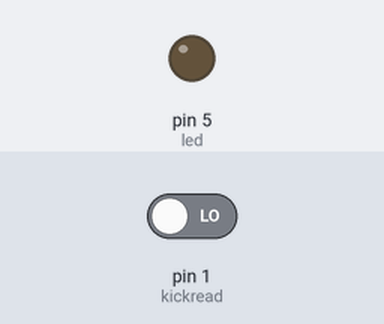
A sketch run on a simulated Arduino Uno, built with avr-gcc and run on an emulated ATmega328P. Parts: output pins drawn as LEDs (lit = HIGH). The test bench sets the inputs (shaded band); at power-on: pin 1 (kickread) LOW. Pins used as bus, display or sensor lines are not drawn.

Above: at 0.1 s.
At 0.7 s:
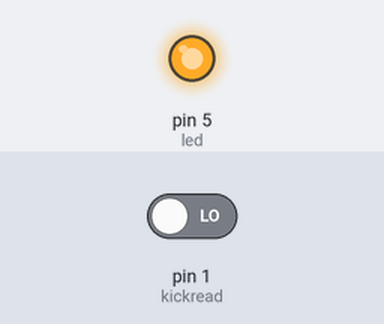
Timing chart, 0 to 2.2 s (numbered marks = the images above):
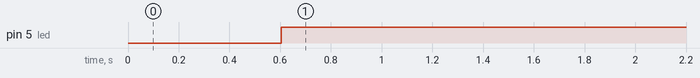

Measured:
- by itself, pin 5 (led): LOW → HIGH at 0.60 s

The sketch:

wdt_main.ino
```cpp
#define led  5
#define kickread 1
#define rst 0

unsigned char highcount = 0;
unsigned char lowcount = 0;
bool rstFlg = 0;
void setup(){
  pinMode(kickread,INPUT);
  pinMode(rst,OUTPUT);
  pinMode(led,OUTPUT);
}
void loop(){
  digitalWrite(rst,HIGH);
  if(rstFlg){
    digitalWrite(led,HIGH);
  }else{
    digitalWrite(led,LOW);
  }

  if(digitalRead(kickread)==HIGH){
    highcount++;
    lowcount = 0;
  }else{
    lowcount++;
    highcount = 0;
  }
  if(highcount>100 || lowcount>100){
    digitalWrite(rst,LOW);
    rstFlg=1;
    delay(1);
    digitalWrite(rst,HIGH);
    delay(500);
    lowcount = 0;
    highcount = 0;
  }
  delay(1);
}

/*#define led  4
#define kickread 1
#define kick 3
int highcount = 0;
int lowcount = 0;
void setup(){
  pinMode(kickread,INPUT);
  pinMode(kick,OUTPUT);//led
  pinMode(led,OUTPUT);
}
void loop(){
  delay(1);
  if(digitalRead(kickread)==HIGH){
    digitalWrite(led,HIGH);
    highcount++;
    lowcount = 0;
  }else{
    digitalWrite(led,LOW);
    lowcount++;
    highcount = 0;
  }
  if(highcount>100 || lowcount>100){
    digitalWrite(kick,LOW);
    delay(500);
    digitalWrite(kick,HIGH);
  }
}
*/
```
